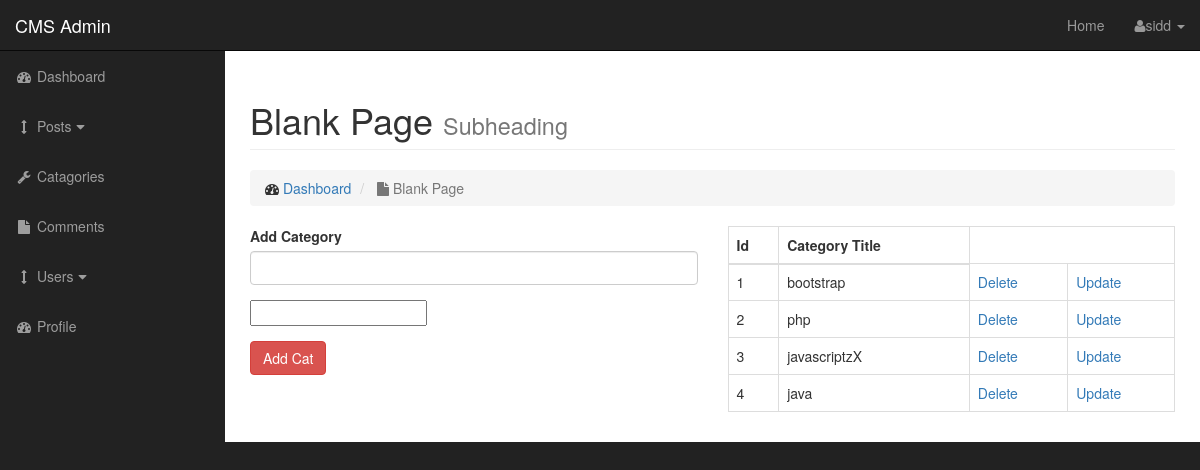
The app's page /admin/catagories.php (signed in) with its own data.
### tables this page shows
CREATE TABLE `catagories` (
  `cat_id` int(3) NOT NULL,
  `cat_title` varchar(255) NOT NULL
);

### admin/catagories.php (the view, shortened to what this page needs)
   <?php
             include "includes/header.php";
             include "includes/db.php";
    ?>
 <?php
             include "includes/navigation.php";
    ?>
    <div id="wrapper">
        <div id="page-wrapper">
            <div class="container-fluid">
                <div class="row">
                    <div class="col-lg-12">
                        <h1 class="page-header">
                            Blank Page
                            <small>Subheading</small>
                        </h1>
                        <ol class="breadcrumb">
                            <li>
                                <i class="fa fa-dashboard"></i>  <a href="index.html">Dashboard</a>
                            </li>
                            <li class="active">
                                <i class="fa fa-file"></i> Blank Page
                            </li>
                        </ol>
                    </div>
                </div>
<div class="row">
             <div class="col-lg-6">
                 <form method="post">
                    <label for="cat-title">Add Category</label>
                    <div class="form-group">
                    <input type="text" class="form-control" name="cat_title">
                    </div>
                    <div class="form-group">
                        <input type="number" name="cat_id">
                    </div>
                    <div class="form-group">
                    <input class="btn btn-danger" type="submit" name="submit" value="Add Cat">
                   </div>
                </form>
</div>
 <div class="col-lg-6">
 <?php
 $query = "SELECT * FROM catagories";
 $select_cat = mysqli_query($connection,$query);
                                        ?>
<table class="table table-bordered table-hover">
  <thead class="thead-light">
    <tr>
      <th>Id</th>
      <th>Category Title</th>
    </tr>
  </thead>
  <tbody>
    <tr>
<?php
  while ($row = mysqli_fetch_assoc($select_cat)) {
     $cat_id = $row['cat_id'];
      $cat_title = $row['cat_title'];
      echo "<tr>";
      echo "<td>{$cat_id}</td>";
      echo "<td>{$cat_title}</td>";
      echo "<td><a onClick =\"javascript: retuen confirm('Are u sure u want to delete this');\" href='catagories.php?delete={$cat_id}'>Delete</a></td>";
       echo "<td><a href='catagories.php?edit={$cat_id}'>Update</a></td>";
      echo "</tr>";
                                       }
?>
    </tr>
  </tbody>
</table>
</div>
</div>
            </div>
        </div>
 <?php
             include "includes/footer.php";
    ?>

### admin/css/sb-admin.css (style rules this page uses)
body { margin-top: 100px; background-color: #222; }
@media (min-width:768px) { body { margin-top: 50px; } }
#wrapper { padding-left: 0; }
#page-wrapper { width: 100%; padding: 0; background-color: #fff; }
@media (min-width:768px) { #wrapper { padding-left: 225px; } }
@media (min-width:768px) { #page-wrapper { padding: 10px; } }

### records on screen
catagories: cat_id "1", cat_title "bootstrap"
catagories: cat_id "2", cat_title "php"
catagories: cat_id "3", cat_title "javascriptzX"
catagories: cat_id "4", cat_title "java"

### other values on screen
$_SESSION['username'] "sidd"
